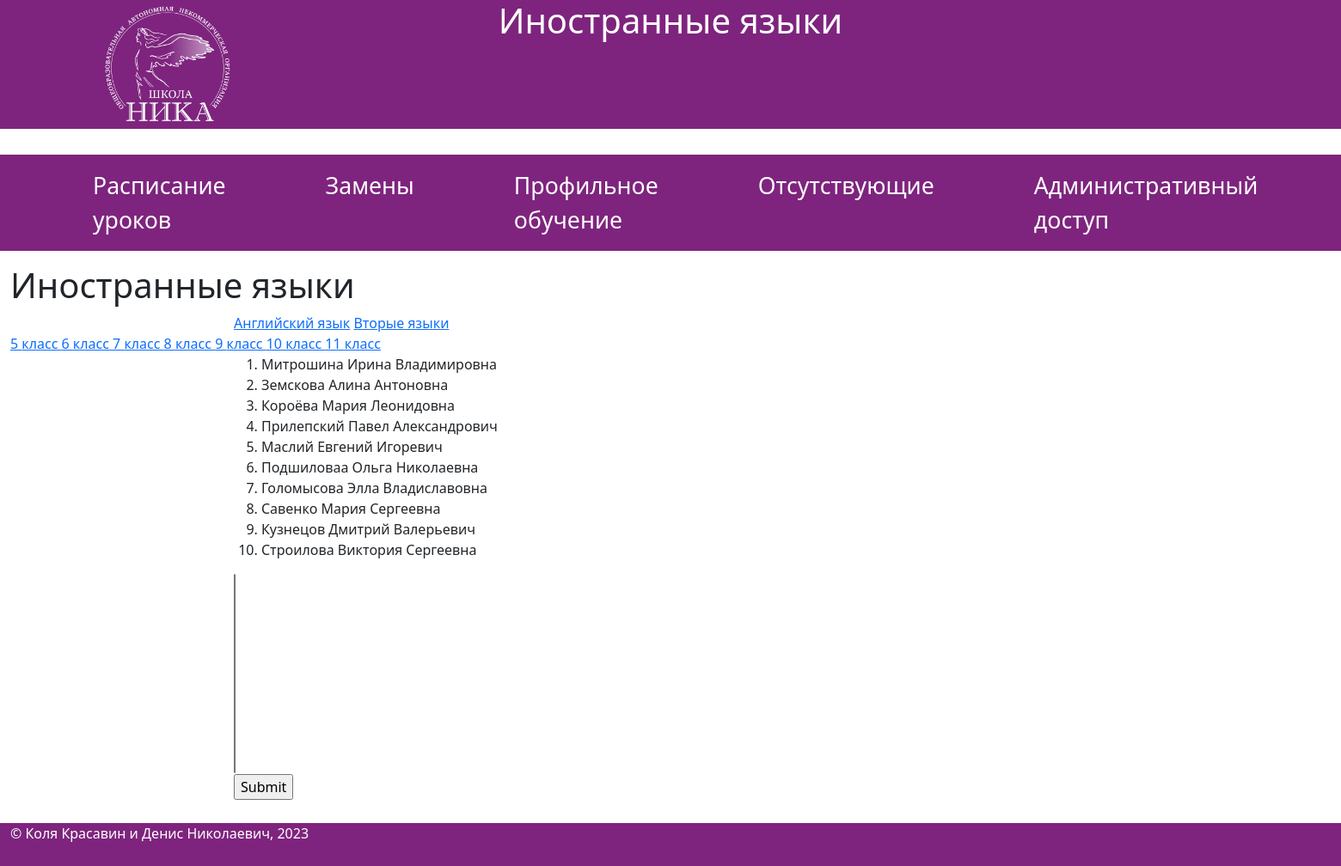
The page /languages/english/9 on the database as committed earlier.
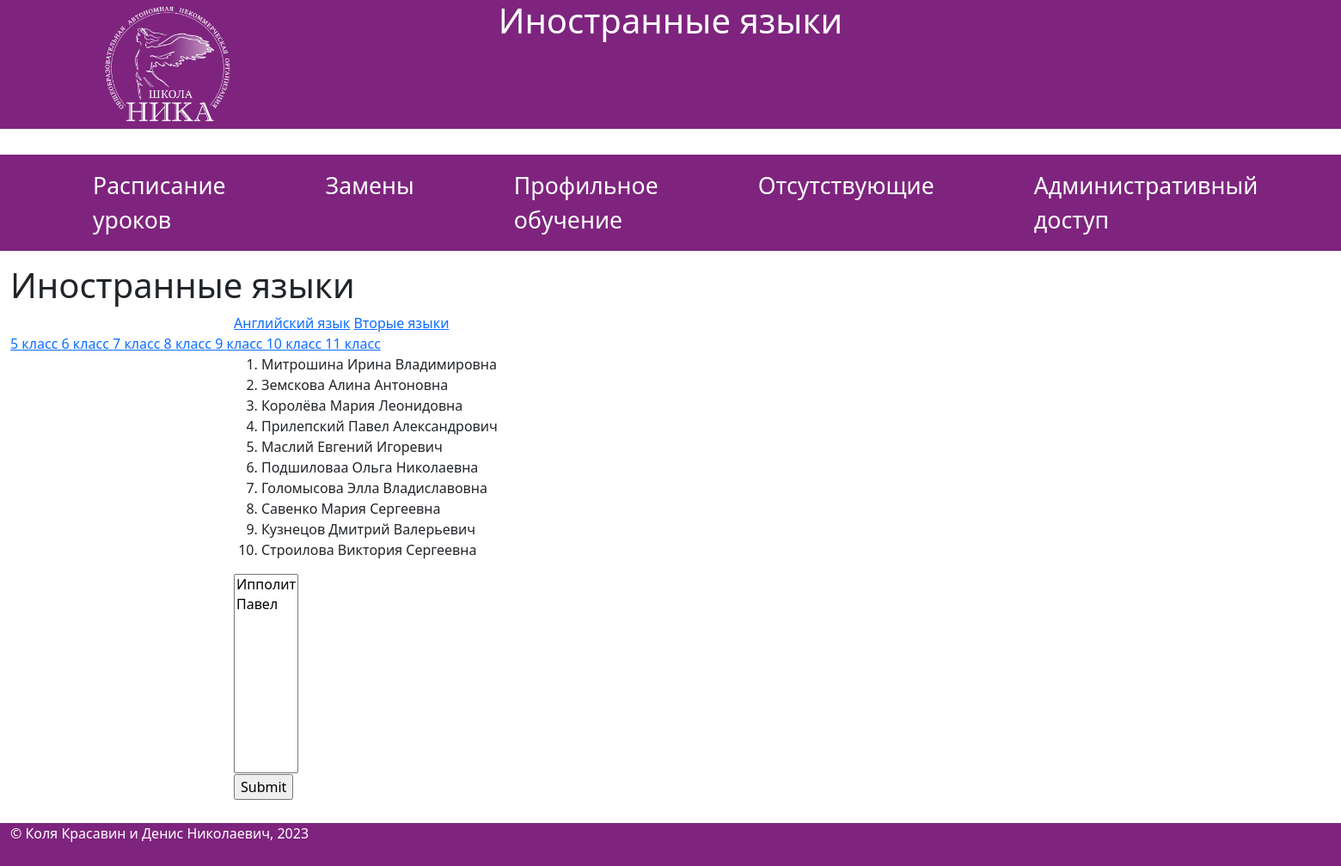
The same page on the database as committed later.
### app/models.py (models this page shows)
class EnglishTeachers(db.Model):
    teacher_id = db.Column(db.Integer, primary_key=True)
    teacher_name = db.Column(db.String(30), index=True, unique=True)
    def __repr__(self):
        return f'{self.teacher_name}'

### app/routes.py (the view)
@app.route('/languages/<type>/<grade>')
def languages(type, grade):
    title = 'Иностранные языки'
    if type == 'english':
        teachers = EnglishTeachers.query.all()
    elif type == 'secondlang':
        teachers = SecondLangTeachers.query.all()
    pupils = Pupils.query.filter_by(grade=grade).add_columns(Pupils.pupil_name, Pupils.grade, Pupils.eng_group).all()
    return render_template('languages.html', title=title, teachers=teachers, pupils=pupils, type=type)

### app/templates/languages.html (shortened to what this page needs)
{% extends  "base.html" %}
{% block content %}
<h1>{{ title }}</h1>
<div class="row">
    <div class="col-2"></div>
    <div class="col-8">
        <a href="{{ url_for('languages', type='english', grade=5) }}">Английский язык</a>
        <a href="{{ url_for('languages', type='secondlang', grade=5) }}">Вторые языки</a>
    </div>
    <div class="col-8">
        {% for i in range(5,12) %}
        <a href="{{ url_for('languages', type=type, grade=i) }}">{{i}} класс </a>
        {% endfor %}
    </div>
    <div class="col-2"></div>
</div>
<div class="row l1">
    <div class="col-2"></div>
    <div class="col-8">
        <form name="languages">
            <ol>
                {% for teacher in teachers %}
                <li>{{ teacher }}</li>
                {% endfor %}
            </ol>
            <select name="pupils" size="{% if pupils|length < 10 %} {{ 10 }} {% else %} {{ pupils|length }} {% endif %}" width="">
                {% for pupil in pupils %}
                <option value="{{ pupil.pupil_id }}">{{ pupil.pupil_name }}</option>
                {% endfor %}
            </select>
            <p><input type="submit" text="Сохранить"></p>
        </form>
    </div>
    <div class="col-2"></div>
</div>
{% endblock %}

Rows that differ between the two databases and show on the page:
changed EnglishTeachers: teacher_name "Короёва Мария Леонидовна" → "Королёва Мария Леонидовна"
Other text that changed with them:
form field pupils: (not shown) → "Ипполит / Павел"
